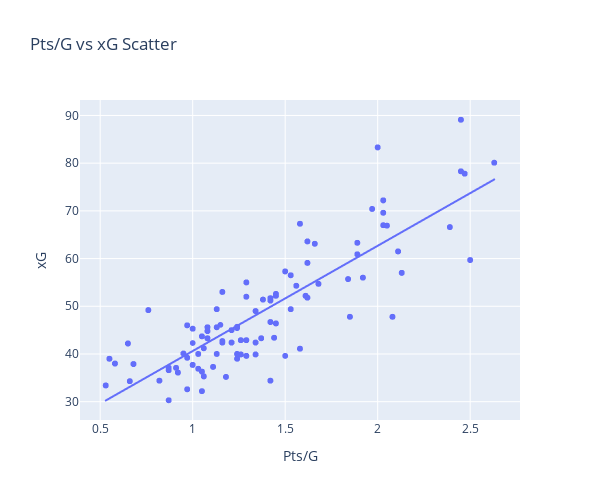

This figure's notebook cell:
### Code cell
# Plot the scatter of the relationshop between points per game vs expected goals
fig = px.scatter(x=clean_data_df['Pts/G'], y= clean_data_df['xG'],width=600,height=500,trendline='ols',title='Pts/G vs xG Scatter')
fig.update_layout(xaxis_title='Pts/G', yaxis_title='xG')

### Figure 1 — Plotly figure (JSON) as saved in the notebook; plotly's stock layout.template omitted (floating-point values rounded to 4 significant figures; data arrays with more than 128 entries replaced by an {"elided": "..."} marker saying what was removed)
{"data": [{"hovertemplate": "x=%{x}<br>y=%{y}<extra></extra>", "legendgroup": "", "marker": {"color": "#636efa", "symbol": "circle"}, "mode": "markers", "name": "", "showlegend": false, "type": "scattergl", "x": {"elided": "2231 float values"}, "xaxis": "x", "y": {"elided": "2231 float values"}, "yaxis": "y"}, {"hovertemplate": "<b>OLS trendline</b><br>y = 22.0655 * x + 18.5492<br>R<sup>2</sup>=0.720527<br><br>x=%{x}<br>y=%{y} <b>(trend)</b><extra></extra>", "legendgroup": "", "marker": {"color": "#636efa", "symbol": "circle"}, "mode": "lines", "name": "", "showlegend": false, "type": "scattergl", "x": {"elided": "2231 float values"}, "xaxis": "x", "y": {"elided": "2231 float values"}, "yaxis": "y"}], "layout": {"height": 500, "legend": {"tracegroupgap": 0}, "title": {"text": "Pts/G vs xG Scatter"}, "width": 600, "xaxis": {"anchor": "y", "domain": [0, 1], "title": {"text": "Pts/G"}}, "yaxis": {"anchor": "x", "domain": [0, 1], "title": {"text": "xG"}}}}
